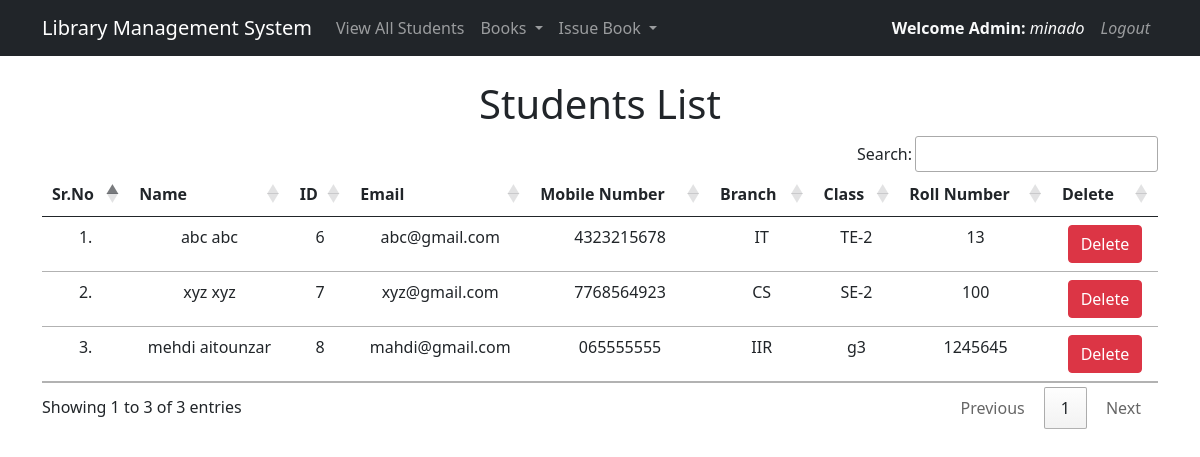
Before: /view_students/ (signed in) with the older database file.
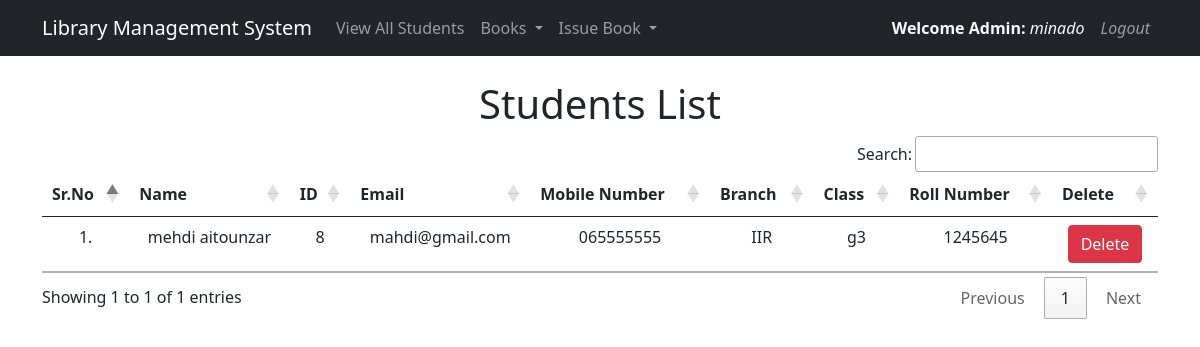
After: the same page with the newer database file.
### library/models.py (models this page shows, shortened)
class Student(models.Model):
    user = models.OneToOneField(User, on_delete=models.CASCADE)
    classroom = models.CharField(max_length=10)
    branch = models.CharField(max_length=10)
    roll_no = models.CharField(max_length=3, blank=True)
    phone = models.CharField(max_length=10, blank=True)
    image = models.ImageField(upload_to="", blank=True)

### library/views.py (the view)
# urls.py: path("view_students/", views.view_students, name="view_students"),
@login_required(login_url = '/admin_login')
def view_students(request):
    students = Student.objects.all()
    return render(request, "view_students.html", {'students':students})

### library/templates/view_students.html (shortened to what this page needs)
{% extends 'admin_navbar.html' %}
{% load static %}
{% block body %}
<div class="container mt-4">
    <h1 class="text-center">Students List</h1>
    <table class="table table-hover" id="example">
        <thead>
            <tr class="text-center">
                <th>Sr.No</th>
                <th>Name</th>
                <th>ID</th>
                <th>Email</th>
                <th>Mobile Number</th>
                <th>Branch</th>
                <th>Class</th>
                <th>Roll Number</th>
                <th>Delete</th>
            </tr>
        </thead>
        <tbody>
            {% for student in students %}
            <tr class="text-center">
                <td>{{forloop.counter}}.</td>
                <td>{{student.user.get_full_name}}</td>
                <td>{{student.user.id}}</td>
                <td>{{student.user.email}}</td>
                <td>{{student.phone}}</td>
                <td>{{student.branch}}</td>
                <td>{{student.classroom}}</td>
                <td>{{student.roll_no}}</td>
                <td><a href="/delete_student/{{student.id}}/" class="btn btn-danger" onclick="return confirm('Are you sure you want to delete this student?')">Delete</a></td>
            </tr>
            {% endfor %}
        </tbody>
    </table>
    </div>
{% endblock %}

Changed rows visible on the page:
removed Student: user.get_full_name "abc abc", user.id "6", user.email "abc@gmail.com", phone "4323215678", branch "IT", classroom "TE-2", roll_no "13"
removed Student: user.get_full_name "xyz xyz", user.id "7", user.email "xyz@gmail.com", phone "7768564923", branch "CS", classroom "SE-2", roll_no "100"
Other visible differences:
text written by a page script: "Search: Showing 1 to 3 of 3 entries Previous 1 Next" → "Search: Showing 1 to 1 of 1 entries Previous 1 Next"
